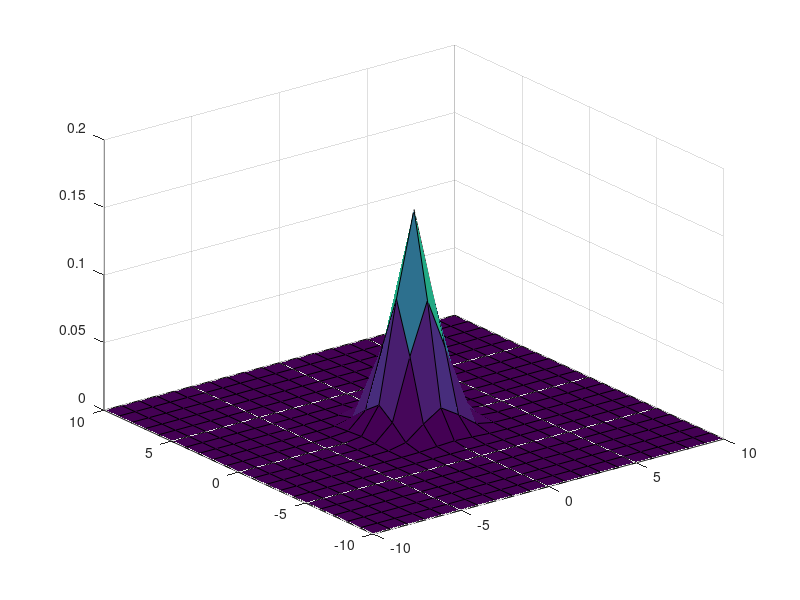

MATLAB code to generate this figure:
mu = [0 0];
sigma = [1 0;0 1];
x1 = [-10:1:10];
x2 = [-10:1:10];

[X1,X2] = meshgrid(x1,x2);
func = mvnpdf([X1(:) X2(:)], mu, sigma);
func = reshape(func, length(x1), length(x2))
surf(X1,X2,func)
